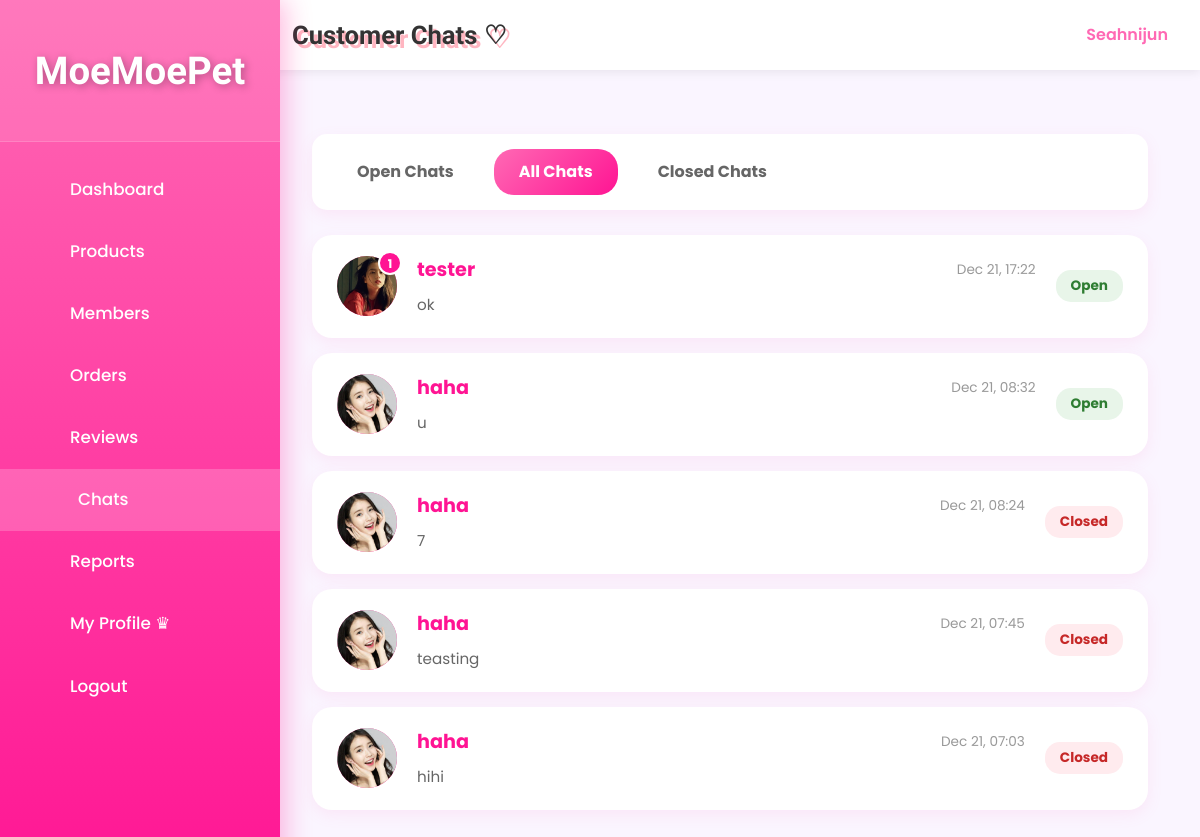
Page /admin/chat_list.php?filter=all (signed in) on the committed database.
### tables this page shows
CREATE TABLE `chat_conversations` (
  `conversation_id` int(11) NOT NULL,
  `user_id` int(11) NOT NULL,
  `admin_id` int(11) DEFAULT NULL,
  `status` enum('open','closed') DEFAULT 'open',
  `created_at` datetime DEFAULT current_timestamp(),
  `updated_at` datetime DEFAULT current_timestamp() ON UPDATE current_timestamp()
);

CREATE TABLE `users` (
  `id` int(11) NOT NULL,
  `username` varchar(50) NOT NULL,
  `email` varchar(100) NOT NULL,
  `phone` varchar(20) NOT NULL,
  `home_address` varchar(255) NOT NULL,
  `password` varchar(255) NOT NULL,
  `reset_token` varchar(255) DEFAULT NULL,
  `reset_token_expiry` datetime DEFAULT NULL,
  `role` enum('member','admin') NOT NULL DEFAULT 'member',
  `created_at` datetime DEFAULT current_timestamp(),
  `profile_pic` varchar(255) DEFAULT NULL,
  `locked` tinyint(1) DEFAULT 0,
  `lock_reason` varchar(255) DEFAULT NULL,
  `locked_at` datetime DEFAULT NULL
);

### _base.php (called while the page is built, shortened)
<?php
function get($key, $value = null) {
    $value = $_GET[$key] ?? $value;
    return is_array($value) ? array_map('trim', $value) : trim($value);
}
function encode($value) {
    return htmlentities($value);
}
?>

### admin/chat_list.php (the view, shortened to what this page needs)
<?php
require '../_base.php';
$filter = get('filter', 'open');
$where = '1=1';
$sql = "
    SELECT c.*, u.username, u.profile_pic,
           (SELECT COUNT(*) FROM chat_messages
            WHERE conversation_id = c.conversation_id
              AND sender_type = 'member'
              AND is_read = 0) as unread_count,
           (SELECT message FROM chat_messages
            WHERE conversation_id = c.conversation_id
            ORDER BY created_at DESC LIMIT 1) as last_message,
           (SELECT created_at FROM chat_messages
            WHERE conversation_id = c.conversation_id
            ORDER BY created_at DESC LIMIT 1) as last_message_time
    FROM chat_conversations c
    JOIN users u ON c.user_id = u.id
    WHERE $where
    ORDER BY c.updated_at DESC
";
$conversations = $_db->query($sql)->fetchAll();
?>
<!DOCTYPE html>
<html lang="en">
<head>
    <link rel="stylesheet" href="/css/app.css">
</head>
<body>
<div class="admin-layout">
    <aside class="admin-sidebar">
        <div class="logo"><h2>MoeMoePet</h2></div>
        <ul>
            <li><a href="/admin.php"><i class="fas fa-tachometer-alt"></i> Dashboard</a></li>
            <li><a href="/admin/product_list.php"><i class="fas fa-box"></i> Products</a></li>
            <li><a href="/admin/member_list.php"><i class="fas fa-users"></i> Members</a></li>
            <li><a href="/admin/order_list.php"><i class="fas fa-shopping-cart"></i> Orders</a></li>
            <li><a href="/admin/review_list.php"><i class="fas fa-star"></i> Reviews</a></li>
            <li><a href="/admin/chat_list.php" class="active"><i class="fas fa-comments"></i> Chats</a></li>
            <li><a href="/admin/report.php"><i class="fas fa-chart-bar"></i> Reports</a></li>
            <li><a href="/admin/profile.php"><i class="fas fa-user-cog"></i> My Profile ♛</a></li>
            <li><a href="/logout.php"><i class="fas fa-sign-out-alt"></i> Logout</a></li>
        </ul>
    </aside>
    <main class="admin-main">
        <header class="admin-header">
            <h1>Customer Chats ♡</h1>
            <div class="admin-user">
                <span><?= encode($_SESSION['user']) ?></span>
            </div>
        </header>
        <div class="chat-list-container">
            <div class="chat-filters">
                <a href="?filter=open" class="<?= $filter === 'open' ? 'active' : '' ?>">
                    Open Chats
                </a>
                <a href="?filter=all" class="<?= $filter === 'all' ? 'active' : '' ?>">
                    All Chats
                </a>
                <a href="?filter=closed" class="<?= $filter === 'closed' ? 'active' : '' ?>">
                    Closed Chats
                </a>
            </div>
            <?php if (empty($conversations)): ?>
                <div class="empty-state">
                    <div class="empty-state-icon">💬</div>
                    <p style="font-size: 1.2rem;">No conversations yet~</p>
                    <p>Customer chats will appear here ♡</p>
                </div>
            <?php else: ?>
                <?php foreach ($conversations as $conv): ?>
                    <a href="chat_admin.php?id=<?= $conv->conversation_id ?>" class="conversation-card">
                        <div class="conversation-avatar">
                            <?php if ($conv->profile_pic && file_exists('../' . $conv->profile_pic)): ?>
                                <img src="/<?= encode($conv->profile_pic) ?>" alt="<?= encode($conv->username) ?>">
                            <?php else: ?>
                                <?= strtoupper(substr($conv->username, 0, 1)) ?>
                            <?php endif; ?>
                            <?php if ($conv->unread_count > 0): ?>
                                <span class="unread-badge"><?= $conv->unread_count ?></span>
                            <?php endif; ?>
                        </div>
                        <div class="conversation-info">
                            <div class="conversation-header">
                                <span class="conversation-name"><?= encode($conv->username) ?></span>
                                <span class="conversation-time">
                                    <?= $conv->last_message_time ? date('M d, H:i', strtotime($conv->last_message_time)) : date('M d, H:i', strtotime($conv->created_at)) ?>
                                </span>
                            </div>
                            <div class="conversation-last-message">
                                <?= $conv->last_message ? encode($conv->last_message) : 'No messages yet' ?>
                            </div>
                        </div>
                        <span class="conversation-status status-<?= $conv->status ?>">
                            <?= ucfirst($conv->status) ?>
                        </span>
                    </a>
                <?php endforeach; ?>
            <?php endif; ?>
        </div>
    </main>
</div>
</body>
</html>

### admin/chat_list.php (style rules this page uses)
.chat-list-container { max-width: 1200px; margin: 2rem auto; padding: 0 20px; }
.chat-filters { display: flex; gap: 15px; margin-bottom: 25px; padding: 15px 20px; background: white; border-radius: 15px; box-shadow: 0 5px 15px rgba(255,105,180,0.1); }
.chat-filters a { padding: 10px 25px; text-decoration: none; color: #666; border-radius: 20px; font-weight: bold; transition: all 0.3s; }
.chat-filters a.active { background: linear-gradient(135deg, #ff69b4, #ff1493); color: white; }
.conversation-card { background: white; border-radius: 20px; padding: 20px 25px; margin-bottom: 15px; box-shadow: 0 5px 15px rgba(255,105,180,0.1); display: flex; align-items: center; gap: 20px; transition: all 0.3s; cursor: pointer; text-decoration: none; color: inherit; }
.conversation-avatar { width: 60px; height: 60px; border-radius: 50%; background: linear-gradient(135deg, #ff69b4, #ff1493); display: flex; align-items: center; justify-content: center; color: white; font-size: 1.8rem; font-weight: bold; flex-shrink: 0; position: relative; }
.conversation-avatar img { width: 100%; height: 100%; object-fit: cover; border-radius: 50%; }
.unread-badge { position: absolute; top: -5px; right: -5px; background: #ff1493; color: white; border-radius: 50%; width: 24px; height: 24px; display: flex; align-items: center; justify-content: center; font-size: 0.75rem; font-weight: bold; border: 2px solid white; }
.conversation-info { flex: 1; min-width: 0; }
.conversation-header { display: flex; justify-content: space-between; align-items: center; margin-bottom: 8px; }
.conversation-name { font-size: 1.2rem; font-weight: bold; color: #ff1493; }
.conversation-time { font-size: 0.85rem; color: #999; }
.conversation-last-message { color: #666; font-size: 0.95rem; white-space: nowrap; overflow: hidden; text-overflow: ellipsis; }
.conversation-status { padding: 5px 15px; border-radius: 15px; font-size: 0.85rem; font-weight: bold; }
.status-open { background: #e8f5e9; color: #2e7d32; }
.status-closed { background: #ffebee; color: #c62828; }

### rows in the picture
chat_conversations: user.profile_pic (picture), unread_count "1", user.username "tester", last_message_time "Dec 21, 17:22", last_message "ok", status "Open"
chat_conversations: user.profile_pic (picture), user.username "haha", last_message_time "Dec 21, 08:32", last_message "u", status "Open"
chat_conversations: user.profile_pic (picture), user.username "haha", last_message_time "Dec 21, 08:24", last_message "7", status "Closed"
chat_conversations: user.profile_pic (picture), user.username "haha", last_message_time "Dec 21, 07:45", last_message "teasting", status "Closed"
chat_conversations: user.profile_pic (picture), user.username "haha", last_message_time "Dec 21, 07:03", last_message "hihi", status "Closed"

### other values in the picture
encode($_SESSION['user']) "Seahnijun"
